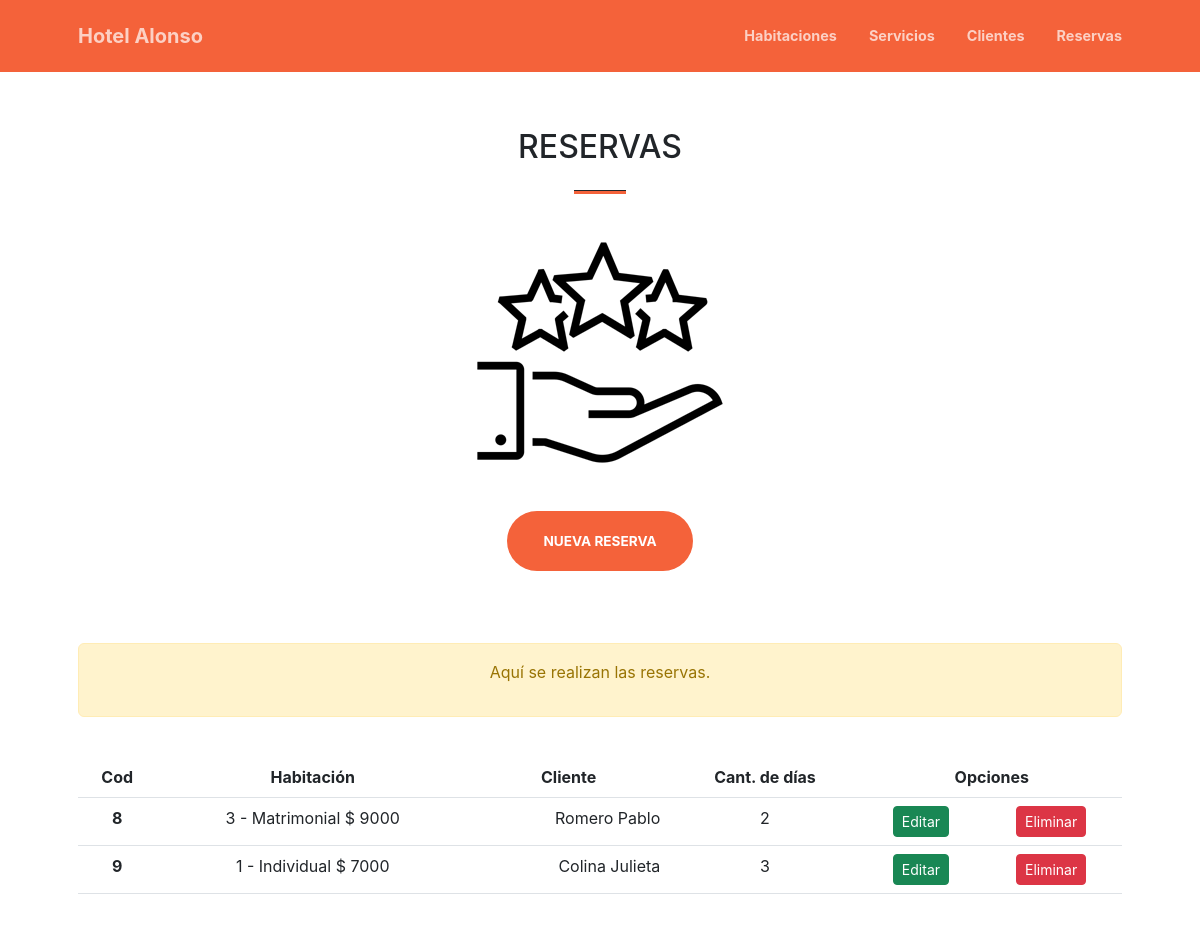
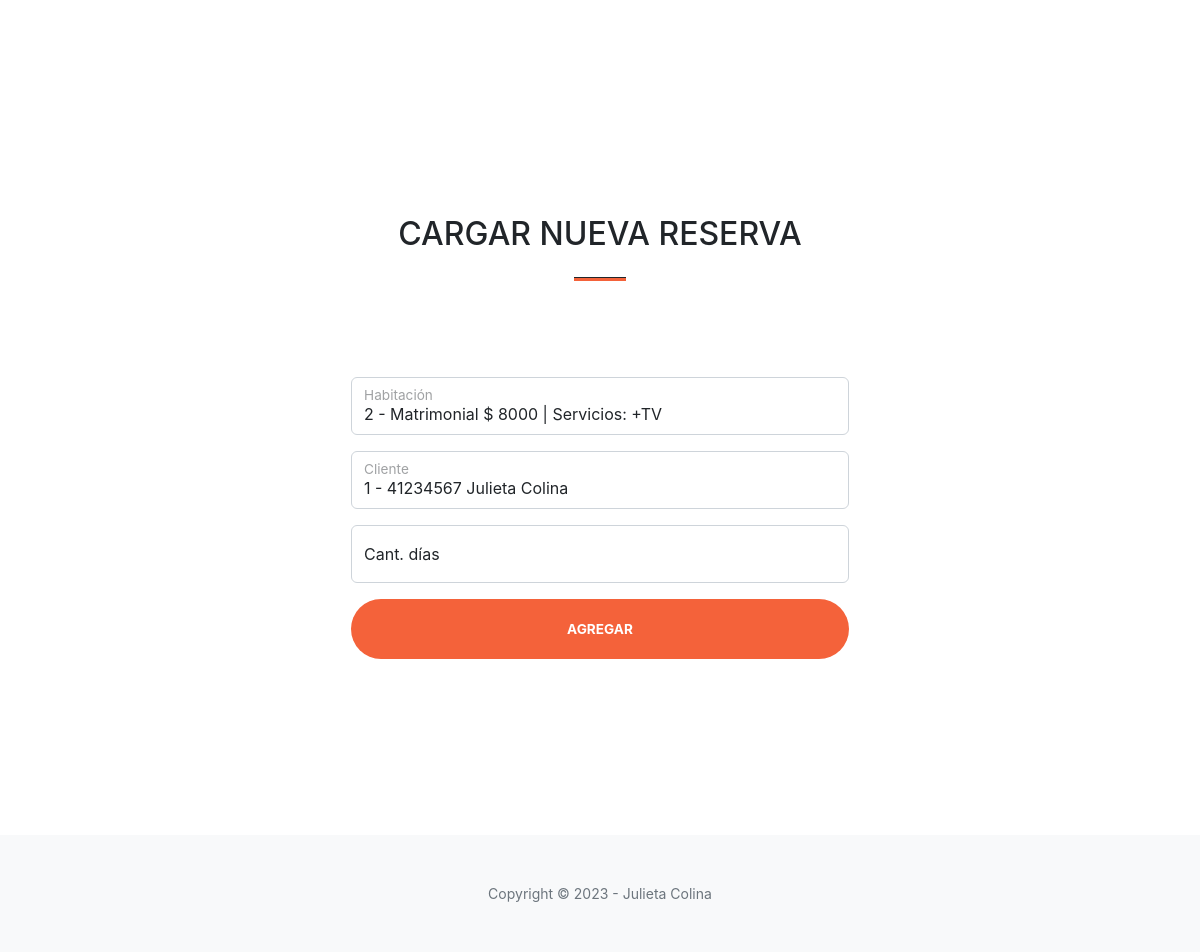
Page /reservas/ on the committed database (2 pictures, top to bottom).
### APP1/models.py (models this page shows, shortened)
class reserva(models.Model):
    habitación = models.ForeignKey(habitación, on_delete=models.CASCADE, blank=True, default='1')
    cliente = models.ForeignKey(cliente, on_delete=models.CASCADE, blank=True, null=True)
    cant_días = models.PositiveIntegerField()
    class Meta:
        db_table = 'reserva'
        verbose_name = 'reserva'
        verbose_name_plural = 'Reservas'

class habitación(models.Model):
    tipo = models.ForeignKey(tipo_habitación, on_delete=models.CASCADE, blank=True, null=True)
    servicios = models.ManyToManyField(servicio)
    tarifa = models.PositiveIntegerField(default=8000)
    ocupada = models.BooleanField(default=False)
    def __str__(self):
        return '%s - %s $ %s'%(self.id,self.tipo,self.tarifa)
    class Meta:
        db_table = 'habitación'
        verbose_name = 'habitación'
        verbose_name_plural = 'Habitaciones'

class tipo_habitación(models.Model):
    nombre = models.CharField(max_length=20, null=False, verbose_name='tipo')
    def __str__(self):
        return '%s'%(self.nombre)
    class Meta:
        db_table = 'tipo_habitación'
        verbose_name = 'tipoH'
        verbose_name_plural = 'Tipos de Habitaciones'

class cliente(models.Model):
    dni = models.CharField(max_length=8, null=False, verbose_name='DNI')
    nombre = models.CharField(max_length=20, null=False, verbose_name='Nombre')
    apellido = models.CharField(max_length=20, null=False, verbose_name='Apellido')
    tel = models.CharField(max_length=10, null=False, verbose_name='Teléfono')
    géneros = [('V', 'Varón'),('M', 'Mujer'),]
    género = models.CharField(max_length=1, choices=géneros)
    def __str__(self):
        return '%s  %s'%(self.apellido, self.nombre)
    class Meta:
        db_table = 'cliente'
        verbose_name = 'cliente'
        verbose_name_plural = 'Clientes'

### APP1/views.py (the view)
# urls.py: path('reservas/',views.reservas,name='reservas'),
def reservas(request):
    r = reserva.objects.all()
    h = habitación.objects.all()
    c = cliente.objects.all()
    lista = {
            'reservas':r,
            'hab':h,
            'clientes':c
            }
    return render(request, 'reservas.html',lista)

### APP1/models.py (called while the page is built)
    def __str__(self):
        return '%s'%(self.nombre)

### APP1/templates/reservas.html (shortened to what this page needs)
{%extends "template_padre.html"%}
{% load static %}
{%block content%}
<main>
    <section class="page-section" id="contact">
        <div class="container px-4 px-lg-5">
            <div class="row gx-4 gx-lg-5 justify-content-center">
                <div class="col-lg-8 col-xl-6 text-center">
                    <h2 class="mt-0">RESERVAS</h2>
                    <hr class="divider" />
                    <br>
                    <img class="img-fluid" src="{%static 'img/servicios.png'%}" alt="">
                </div>
            </div>
        </div>
        <div class="container px-4 px-lg-5">
            <div class="row gx-4 gx-lg-5 justify-content-center">
                <div class="col-lg-8 col-xl-12 text-center">
                    <div class="container text-center">
                        <br><br>
                        <a class="btn btn-primary btn-xl" href="#nuevo">Nueva Reserva</a>
                    </div>
                    <br><br><br>
                    <div class="alert  alert-warning" role="alert">
                        <p>Aquí se realizan las reservas.</p>
                    </div>
                    <br>
                <table class="table">
                    <thead>
                    <tr>
                        <th scope="col">Cod</th>
                        <th scope="col">Habitación</th>
                        <th scope="col">Cliente</th>
                        <th scope="col">Cant. de días</th>
                        <th colspan="2">Opciones</th>
                    </tr>
                    </thead>
                    <tbody>
                    {% for r in reservas %}
                    <tr>
                        <th scope="row">{{r.id}}</th>
                        <td>{{r.habitación}}</td>
                        <td class="text-end">{{r.cliente}}</td>
                        <td>{{r.cant_días}}</td>
                        <td><a href="editar_reserva/{{r.id}}" class="btn btn-block btn-sm btn-success">Editar</a></td>
                        <td><a href="eliminar_reserva/{{r.id}}" class="btn btn-block btn-sm btn-danger">Eliminar</a></td>
                    </tr>
                    {% endfor %}
                    </tbody>
                </table>
                </div>
            </div>
        </div>
    </section>
    <section id="nuevo" class="page-section">
        <div class="container px-4 px-lg-5">
            <div class="row gx-4 gx-lg-5 justify-content-center">
                <div class="col-lg-8 col-xl-6 text-center">
                    <h2 class="mt-0">CARGAR NUEVA RESERVA</h2>
                    <hr class="divider" />
                    <br>
                </div>
            </div>
            <div class="row gx-4 gx-lg-5 justify-content-center mb-5">
                <div class="col-lg-6">
                    <br><br>
                    <form action="{%url 'nueva_reserva'%}" method="POST">{% csrf_token %}
                        <div class="form-floating mb-3">
                            <select name="hab" class="form-control" >
                                {% for h in hab %}
                                {% if h.ocupada %}
                                {% else %}
                                <option value="{{h.id}}">
                                        {{h.id}} -
                                </option>
                                {% endif %}
                                {% endfor %}
                            </select>
                            <label for="habitación">Habitación</label>
                        </div>
                        <div class="form-floating mb-3">
                            <select name="cliente" class="form-control" id="hab">
                                {% for c in clientes %}
                                <option value="{{c.id}}">
                                    {{c.id}} - {{c.dni}}
                                </option>
                                {% endfor %}
                            </select>
                            <label for="habitación">Cliente</label>
                        </div>
                        <div class="form-floating mb-3">
                            <input value="{{ reserva.cant_días }}" name="días" class="form-control" id="días" type="number" placeholder="Cliente..." data-sb-validations="required" />
                            <label for="días">Cant. días</label>
                        </div>
                        <div class="d-grid">
                            <input class="btn btn-primary btn-xl" type="submit" value="Agregar">
                        </div>
                    </form>
                </div>
            </div>
        </div>
    </section>
</main>
{%endblock%}

### rows in the picture
reserva: id "8", habitación "3 - Matrimonial $ 9000", cliente "Romero Pablo", cant_días "2"
reserva: id "9", habitación "1 - Individual $ 7000", cliente "Colina Julieta", cant_días "3"

### other values in the picture
form field hab "2 - Matrimonial $ 8000 | Servicios: +TV"
form field cliente "1 - 41234567 Julieta Colina"
